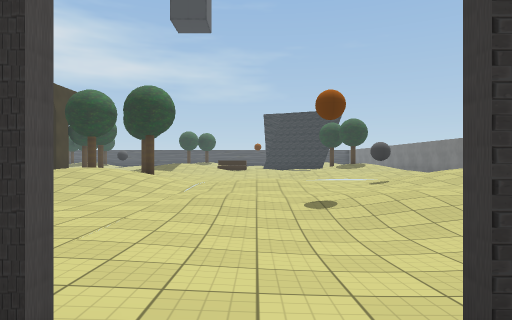
View 1 (above)

24 first-person views from a walk through a 3-D level made in the Unity game engine. The camera is 1.3 m above the floor, looks level and sees 75° across. The floor is counted in squares, 2 m on a side. Each view is taken from the middle of a square. On the plan, view 1 faces up. The plan holds only what a view shows up to about 10 squares ahead; the rest is blank. The place goes on beyond the plan. The player is left out. Some surface patterns are stand-ins.

View 2
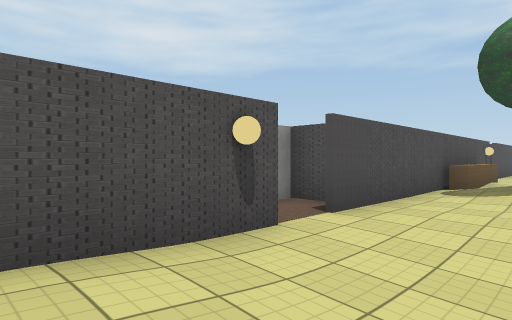

View 3
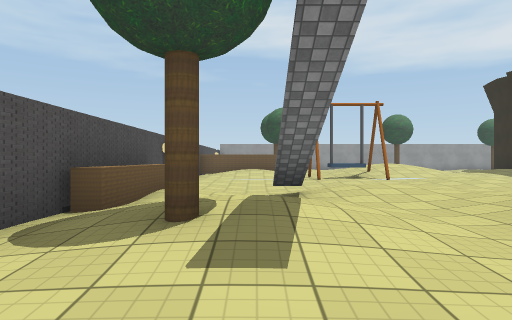

View 4
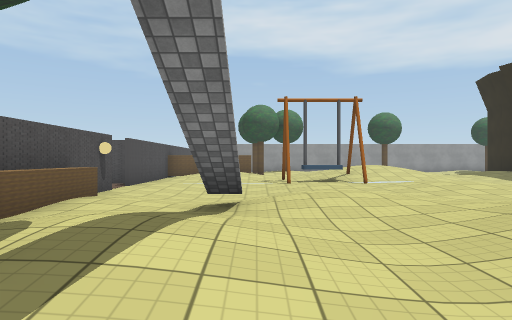

View 5
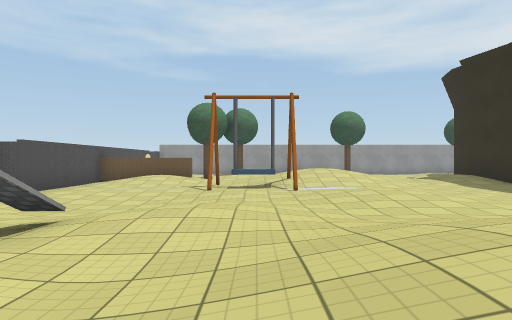

View 6
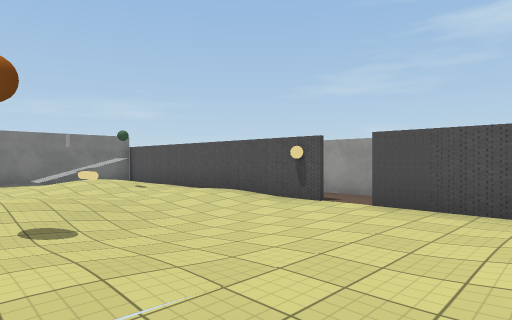

View 7
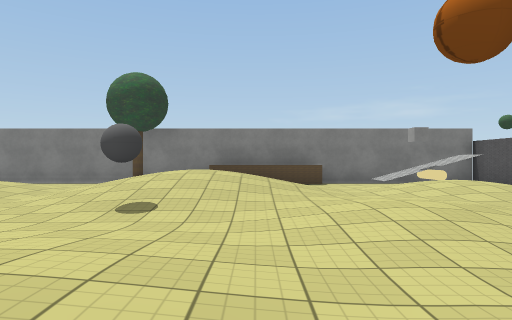

View 8
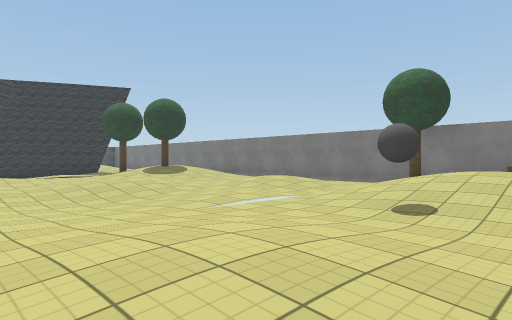

View 9
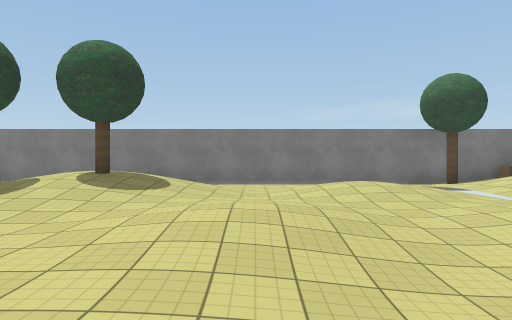

View 10
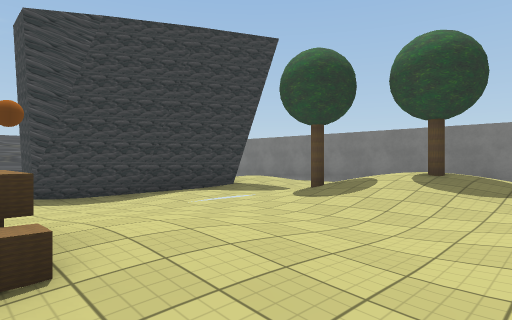

View 11
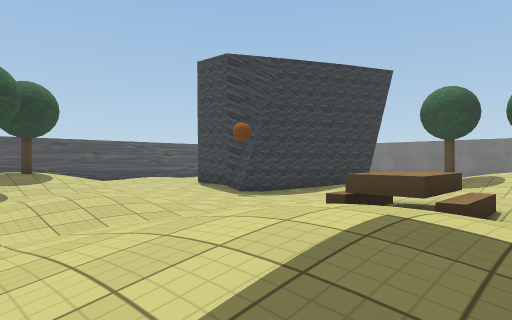

View 12
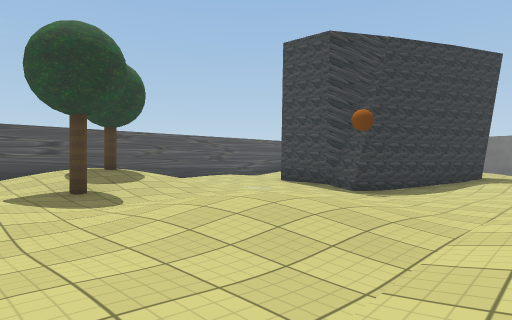

View 13
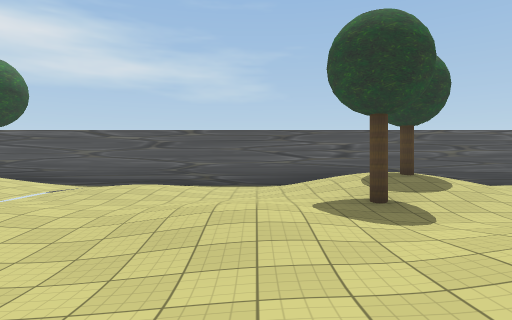

View 14
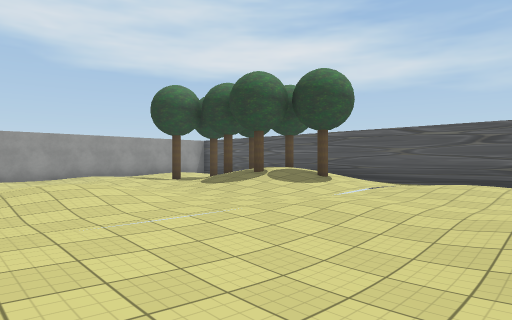

View 15
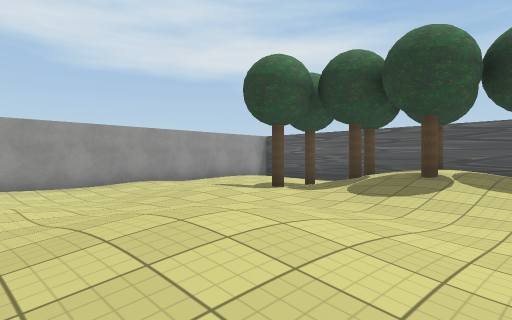

View 16
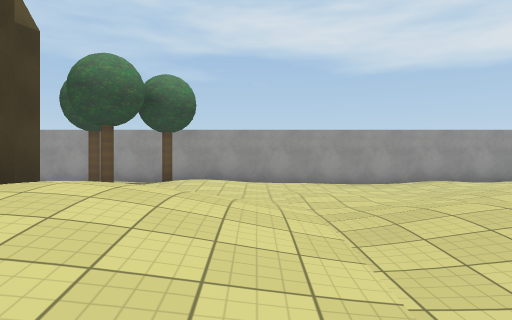

View 17
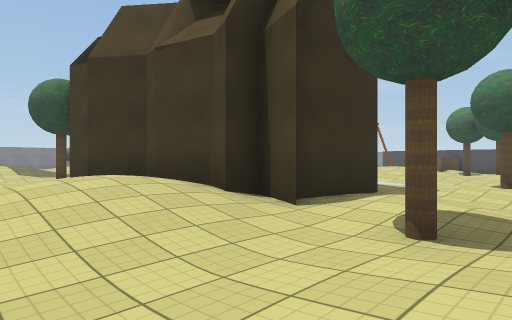

View 18
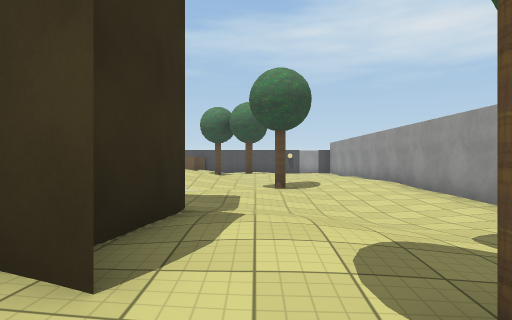

View 19
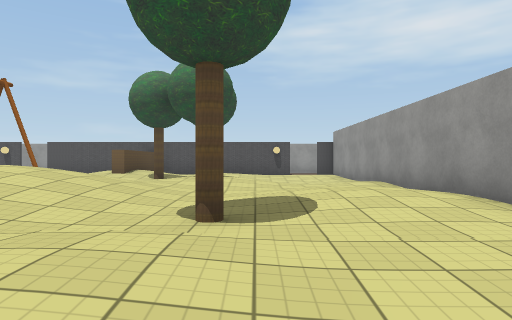

View 20
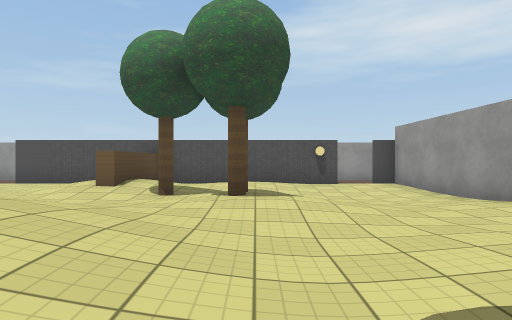

View 21
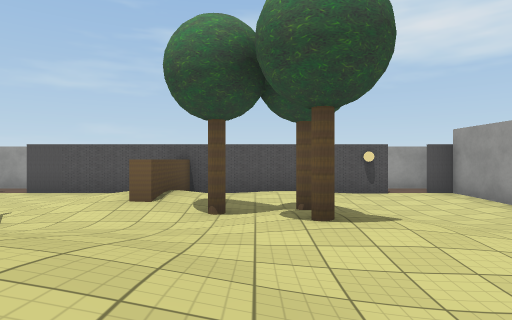

View 22
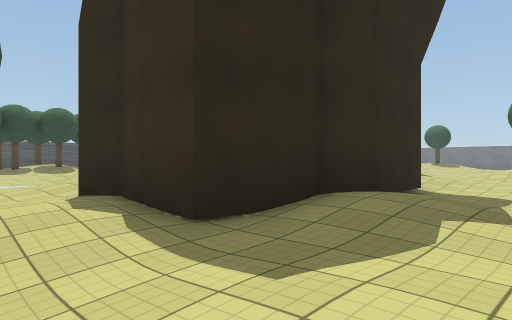

View 23
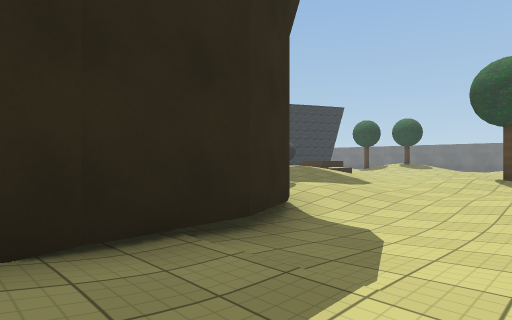

View 24
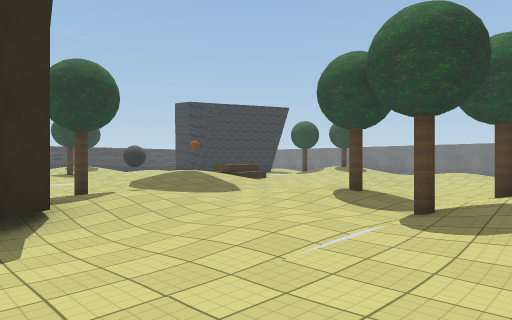

### Floor plan
Key: @ floor where view 1 was taken; # wall or solid block; . main floor; : floor 0.25 m higher than the main floor; - floor 0.25 m lower than the main floor; + floor 0.5 m higher than the main floor; * floor 0.75 m higher than the main floor; % floor 1 m higher than the main floor; / step, stairs or slope; = window, fence, low wall or low ledge; ^ raised ledge; B ball; C cube; Y cylinder; O other object.
Columns run from 21 left of view 1 to 9 right of it. Each row starts with its distance up from view 1.
 31      #################
 30          ..  ..
 29    ..O O+:.::..:
 28 # :.O+*%O:.::..+*%*
 27 #....:OO+:.....:*O+:..
 26 #...O::+:....:::O::...#
 25 #..:::.......:::......#
 24 #--.::.:...--.:.::...-###
 23 #---..:+:..---..:+:..---##+
 22 #---..:+:..-- ..:+:..--...:+  #
 21 #...:....... .:.........:...  #
 20 #.....:+:..   .::+ ......O+   #
 19 #::..:**+:   ..:** #=::..+*   #
 18 #O:..+*%*    ..+*%*//::.:+O%  #
 17 #..O.:+#####O..:+*+ .....:**  #
 16 #.O::###     O::::: ...::::::.#
 15 #..::##    ##:::... ...:::....#
 14 #--..#######-.:.::   --.:.::..#
 13 #---..:+:..---..:+ ..---..++:.#
 12 #.-...:::..--...:O:..--...::..#
 11 #...:.........:.O.......:.....#
 10 #..O.:: :......::+O......:++O.#
  9 #::..:* +:.::..:  +::::.B+**  #
  8 #::..+*%*:.::..+*%*:.::..+*% ^#
  7 #....:+*#:#....:+*+:.....:+* ^#
  6 #..::::::O...::::::....::::: ^#
  5 #..:O:...O...:::.......:::....#
  4 #--.O.O::..--./ ::...--.:.::./#
  3 #---..:^:..---..:+:..---..++C/#
  2 #.-...:^:..--...:O:..--...::Y/#
  1 #.#########.#########.#######=#
  0 ..        #..       #@.
 -1 ##          #       ###

Positions as (right, up) in squares from view 1, and headings:
1: (0, 0), facing up
2: (3, 3), facing down-left
3: (-1, 3), facing left
4: (-2, 4), facing left
5: (-3, 6), facing left
6: (-3, 6), facing down-right
7: (-1, 7), facing right
8: (-1, 7), facing up-right
9: (-1, 15), facing right
10: (-1, 16), facing up-right
11: (-6, 17), facing up-right
12: (-7, 20), facing up-right
13: (-7, 21), facing up
14: (-8, 21), facing up-left
15: (-12, 21), facing up-left
16: (-11, 20), facing left
17: (-19, 20), facing down-right
18: (-17, 18), facing down
19: (-18, 13), facing down
20: (-17, 10), facing down
21: (-16, 9), facing down
22: (-18, 11), facing up-right
23: (-13, 11), facing up-right
24: (-10, 9), facing up-right
